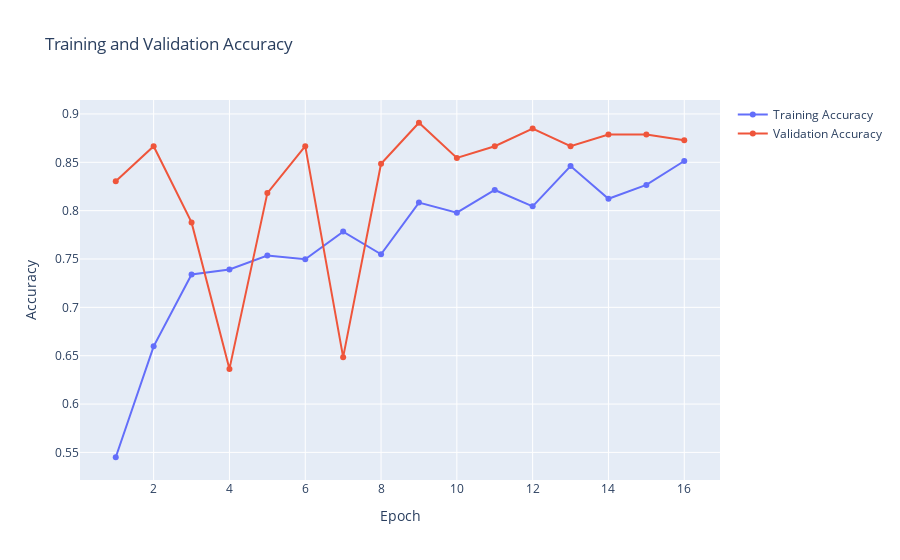
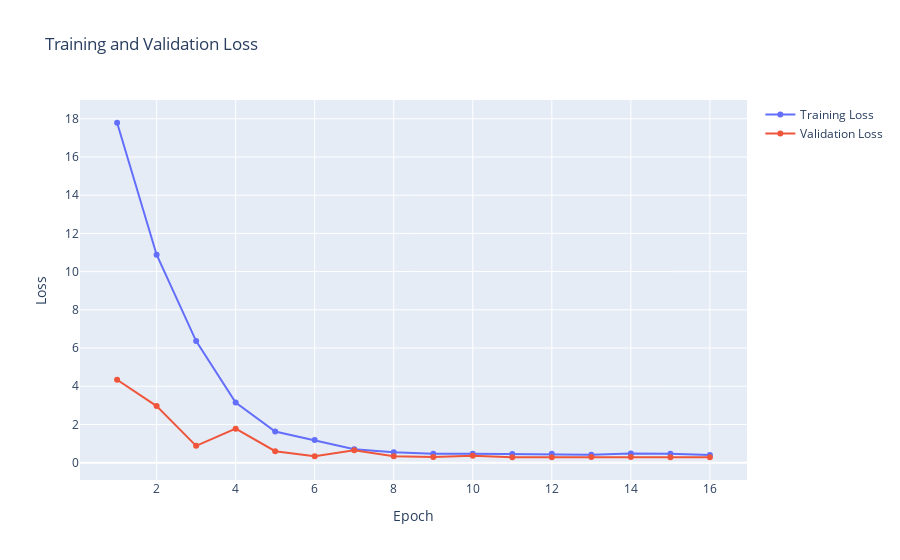

Notebook cell for these charts, in order:
### Code cell
history_plot(epochs, history)

### Figure 1 — Plotly figure (JSON) as saved in the notebook; plotly's stock layout.template omitted (floating-point values rounded to 4 significant figures)
{"data": [{"name": "Training Accuracy", "type": "scatter", "x": [1, 2, 3, 4, 5, 6, 7, 8, 9, 10, 11, 12, 13, 14, 15, 16, 17, 18, 19, 20, 21, 22, 23, 24, 25, 26, 27, 28, 29, 30, 31, 32, 33, 34, 35, 36, 37, 38, 39, 40, 41, 42, 43, 44, 45, 46, 47, 48, 49, 50], "y": [0.545, 0.6597, 0.734, 0.7392, 0.7536, 0.7497, 0.7784, 0.7549, 0.8083, 0.7979, 0.8214, 0.8044, 0.8462, 0.8123, 0.8266, 0.8514]}, {"name": "Validation Accuracy", "type": "scatter", "x": [1, 2, 3, 4, 5, 6, 7, 8, 9, 10, 11, 12, 13, 14, 15, 16, 17, 18, 19, 20, 21, 22, 23, 24, 25, 26, 27, 28, 29, 30, 31, 32, 33, 34, 35, 36, 37, 38, 39, 40, 41, 42, 43, 44, 45, 46, 47, 48, 49, 50], "y": [0.8303, 0.8667, 0.7879, 0.6364, 0.8182, 0.8667, 0.6485, 0.8485, 0.8909, 0.8545, 0.8667, 0.8848, 0.8667, 0.8788, 0.8788, 0.8727]}], "layout": {"title": {"text": "Training and Validation Accuracy"}, "xaxis": {"anchor": "y", "domain": [0, 1], "title": {"text": "Epoch"}}, "yaxis": {"anchor": "x", "domain": [0, 1], "title": {"text": "Accuracy"}}}}

### Figure 2 — Plotly figure (JSON) as saved in the notebook; plotly's stock layout.template omitted (floating-point values rounded to 4 significant figures)
{"data": [{"name": "Training Loss", "type": "scatter", "x": [1, 2, 3, 4, 5, 6, 7, 8, 9, 10, 11, 12, 13, 14, 15, 16, 17, 18, 19, 20, 21, 22, 23, 24, 25, 26, 27, 28, 29, 30, 31, 32, 33, 34, 35, 36, 37, 38, 39, 40, 41, 42, 43, 44, 45, 46, 47, 48, 49, 50], "y": [17.79, 10.89, 6.363, 3.143, 1.629, 1.183, 0.7026, 0.5448, 0.4674, 0.4643, 0.4482, 0.4648, 0.4194, 0.4843, 0.4667, 0.4045]}, {"name": "Validation Loss", "type": "scatter", "x": [1, 2, 3, 4, 5, 6, 7, 8, 9, 10, 11, 12, 13, 14, 15, 16, 17, 18, 19, 20, 21, 22, 23, 24, 25, 26, 27, 28, 29, 30, 31, 32, 33, 34, 35, 36, 37, 38, 39, 40, 41, 42, 43, 44, 45, 46, 47, 48, 49, 50], "y": [4.34, 2.962, 0.88, 1.781, 0.6005, 0.3304, 0.6547, 0.333, 0.3031, 0.3667, 0.2836, 0.2894, 0.296, 0.2932, 0.2867, 0.2844]}], "layout": {"title": {"text": "Training and Validation Loss"}, "xaxis": {"anchor": "y", "domain": [0, 1], "title": {"text": "Epoch"}}, "yaxis": {"anchor": "x", "domain": [0, 1], "title": {"text": "Loss"}}}}
